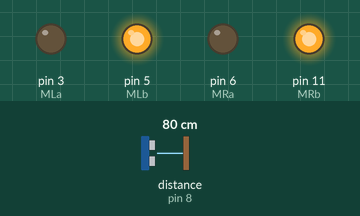
This sketch was run on a simulated Arduino Uno, built with avr-gcc and run on an emulated ATmega328P. Parts: output pins drawn as LEDs (lit = HIGH). Wiring (inferred from the names in the program): ultrasonic range finder: trigger pin 9; echo pin 8. Dashed ring = blinking. Inputs (shaded band) come from the test bench; at power-on: distance to the obstacle (sensor on pin 8) 80 cm. The echo pulse lasts 58.3 µs per cm; pins used as bus, display or sensor lines are not drawn.

Above: at 1.2 s.
1.3 s: distance to the obstacle (sensor on pin 8) set to 17 cm
2.8 s: distance to the obstacle (sensor on pin 8) set to 13 cm
At 3.2 s:
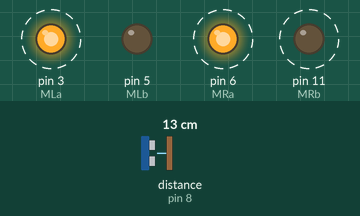
5.8 s: distance to the obstacle (sensor on pin 8) set to 18 cm
At 6.3 s:
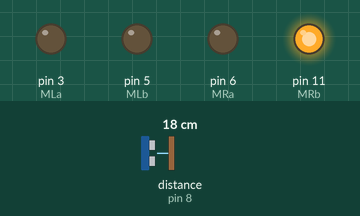
7.3 s: distance to the obstacle (sensor on pin 8) set to 2 cm
At 7.8 s:
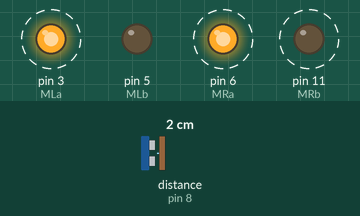
Timing chart, 0 to 11.3 s (numbered marks = the images above; inputs shaded):
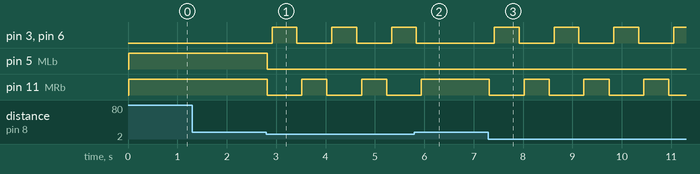

The sketch:

robot_avoiding.ino
```cpp
#define echoPin 8
#define trigPin 9
#define MRa 6               // Right motor 1st pin PWM
#define MRb 11              // Right motor 2nd pin PWM
#define MLb 5               // Left motor 2nd pin PWM
#define MLa 3               // Left motor 1st pin PWM

long duration;
long distance;

int speed = 255; //speed of motors (0-255)

void setup() {
  pinMode(trigPin, OUTPUT);
  pinMode(echoPin, INPUT);
  pinMode(MRa, OUTPUT);
  pinMode(MRb, OUTPUT);
  pinMode(MLb, OUTPUT);
  pinMode(MLa, OUTPUT);
  Serial.begin(9600);
}

void loop() {
  digitalWrite(trigPin, LOW);
  delayMicroseconds(2);

  digitalWrite(trigPin, HIGH);
  delayMicroseconds(10);
  digitalWrite(trigPin, LOW);

  duration = pulseIn(echoPin, HIGH);
  distance = duration / 58.2;

  delay(10);

  if (distance >= 20) {
    analogWrite(MRb, speed); // Move Forward
    digitalWrite(MRa, LOW);
    analogWrite(MLb, speed);
    digitalWrite(MLa, LOW);
  } else if ((distance < 15) && (distance > 0)) { // Condition For Presence Of Obstacle
    digitalWrite(MRb, LOW); // Stop
    digitalWrite(MRa, LOW);
    digitalWrite(MLb, LOW);
    digitalWrite(MLa, LOW);
    delay(100);


    digitalWrite(MRb, LOW); // Move Backward
    digitalWrite(MRa, speed);
    digitalWrite(MLb, LOW);
    digitalWrite(MLa, speed);
    delay(500);
    digitalWrite(MRb, LOW); // Stop
    digitalWrite(MRa, LOW);
    digitalWrite(MLb, LOW);
    digitalWrite(MLa, LOW);
    delay(100);
    digitalWrite(MRb, speed); // Move Left
    digitalWrite(MRa, LOW);
    digitalWrite(MLa, LOW);
    digitalWrite(MLb, LOW);
    delay(500);
  }
}
```

Measured:
- the behaviour switches between 16 and 15 cm on distance to the obstacle (sensor on pin 8) (found by bisection; images 0 and 1)
- after the input at 1.3 s, every drawn part: stays the same
- after the input at 2.8 s, pin 3 (MLa), pin 6 (MRa): alternates HIGH for 0.50 s and LOW for 0.71 s, starting after 0.12 s; pin 5 (MLb): HIGH → LOW at once; pin 11 (MRb): alternates HIGH for 0.51 s and LOW for 0.70 s, starting at once
- after the input at 5.8 s, pin 3 (MLa), pin 6 (MRa): goes on until 5.8 s, then stays LOW; pin 11 (MRb): goes on until 5.9 s, then stays HIGH
- after the input at 7.3 s, pin 3 (MLa), pin 6 (MRa): alternates HIGH for 0.50 s and LOW for 0.71 s, starting after 0.12 s; pin 11 (MRb): alternates HIGH for 0.51 s and LOW for 0.70 s, starting at once
